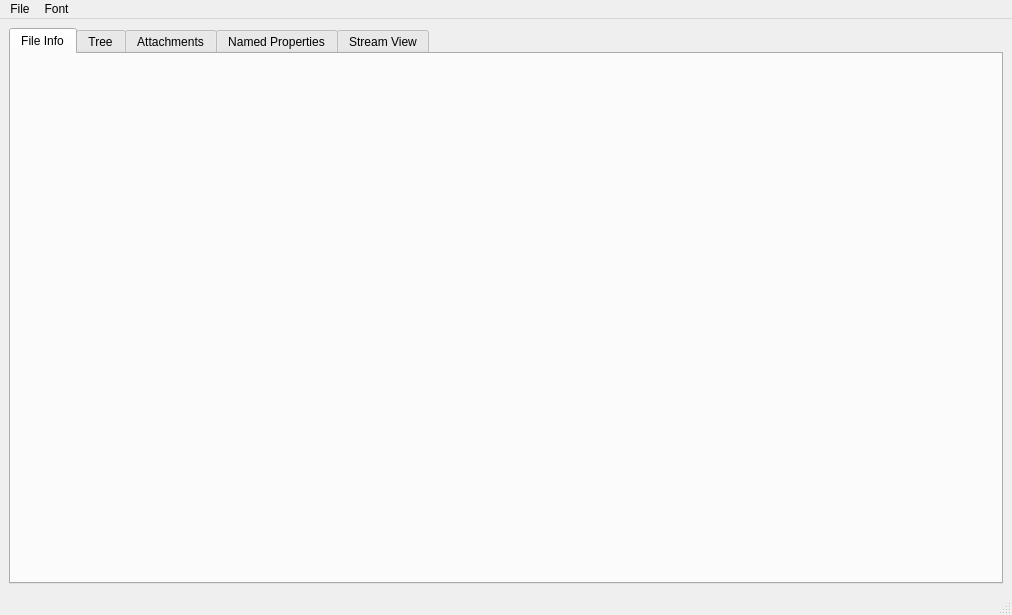
<?xml version="1.0" encoding="UTF-8"?>
<ui version="4.0">
 <class>MainWindow</class>
 <widget class="QMainWindow" name="MainWindow">
  <property name="geometry">
   <rect>
    <x>0</x>
    <y>0</y>
    <width>1012</width>
    <height>615</height>
   </rect>
  </property>
  <property name="acceptDrops">
   <bool>true</bool>
  </property>
  <property name="windowTitle">
   <string>MSG Explorer</string>
  </property>
  <widget class="QWidget" name="centralwidget">
   <layout class="QGridLayout" name="gridLayout">
    <item row="0" column="0">
     <widget class="QTabWidget" name="tabWidget">
      <property name="currentIndex">
       <number>0</number>
      </property>
      <widget class="MSGDetailsPage" name="pageBasicInformation">
       <attribute name="title">
        <string>File Info</string>
       </attribute>
      </widget>
      <widget class="MSGTreeViewer" name="pageTreeView">
       <attribute name="title">
        <string>Tree</string>
       </attribute>
      </widget>
      <widget class="AttachmentsBrowser" name="pageAttachments">
       <attribute name="title">
        <string>Attachments</string>
       </attribute>
      </widget>
      <widget class="NamedPropertiesViewer" name="pageNamedProperties">
       <attribute name="title">
        <string>Named Properties</string>
       </attribute>
      </widget>
      <widget class="StreamViewer" name="pageStreamView">
       <attribute name="title">
        <string>Stream View</string>
       </attribute>
      </widget>
     </widget>
    </item>
   </layout>
  </widget>
  <widget class="QMenuBar" name="menubar">
   <property name="geometry">
    <rect>
     <x>0</x>
     <y>0</y>
     <width>1012</width>
     <height>21</height>
    </rect>
   </property>
   <widget class="QMenu" name="menuFile">
    <property name="title">
     <string>File</string>
    </property>
    <addaction name="actionLoad_Msg_File"/>
    <addaction name="actionLoad_Parent_Msg"/>
    <addaction name="actionClose_Current_File"/>
    <addaction name="separator"/>
    <addaction name="actionOpen_Log"/>
   </widget>
   <widget class="QMenu" name="menuTest">
    <property name="title">
     <string>Font</string>
    </property>
    <addaction name="actionIncrease_Font"/>
    <addaction name="actionDecrease_Font"/>
   </widget>
   <addaction name="menuFile"/>
   <addaction name="menuTest"/>
  </widget>
  <widget class="QStatusBar" name="statusbar"/>
  <action name="actionLoad_Msg_File">
   <property name="text">
    <string>Load Msg File...</string>
   </property>
  </action>
  <action name="actionClose_Current_File">
   <property name="text">
    <string>Close Current File</string>
   </property>
  </action>
  <action name="actionOpen_Log">
   <property name="text">
    <string>Open Log</string>
   </property>
  </action>
  <action name="actionIncrease_Font">
   <property name="text">
    <string>Increase Font</string>
   </property>
  </action>
  <action name="actionDecrease_Font">
   <property name="text">
    <string>Decrease Font</string>
   </property>
  </action>
  <action name="actionLoad_Parent_Msg">
   <property name="enabled">
    <bool>false</bool>
   </property>
   <property name="text">
    <string>Load Parent Msg</string>
   </property>
  </action>
 </widget>
 <customwidgets>
  <customwidget>
   <class>MSGTreeViewer</class>
   <extends>QWidget</extends>
   <header>..msg_tree_viewer</header>
   <container>1</container>
  </customwidget>
  <customwidget>
   <class>AttachmentsBrowser</class>
   <extends>QWidget</extends>
   <header>..attachments_browser</header>
   <container>1</container>
  </customwidget>
  <customwidget>
   <class>StreamViewer</class>
   <extends>QWidget</extends>
   <header>..stream_viewer</header>
   <container>1</container>
  </customwidget>
  <customwidget>
   <class>MSGDetailsPage</class>
   <extends>QWidget</extends>
   <header>..msg_details_page</header>
   <container>1</container>
  </customwidget>
  <customwidget>
   <class>NamedPropertiesViewer</class>
   <extends>QWidget</extends>
   <header>..named_properties_viewer</header>
   <container>1</container>
  </customwidget>
 </customwidgets>
 <resources/>
 <connections/>
</ui>
